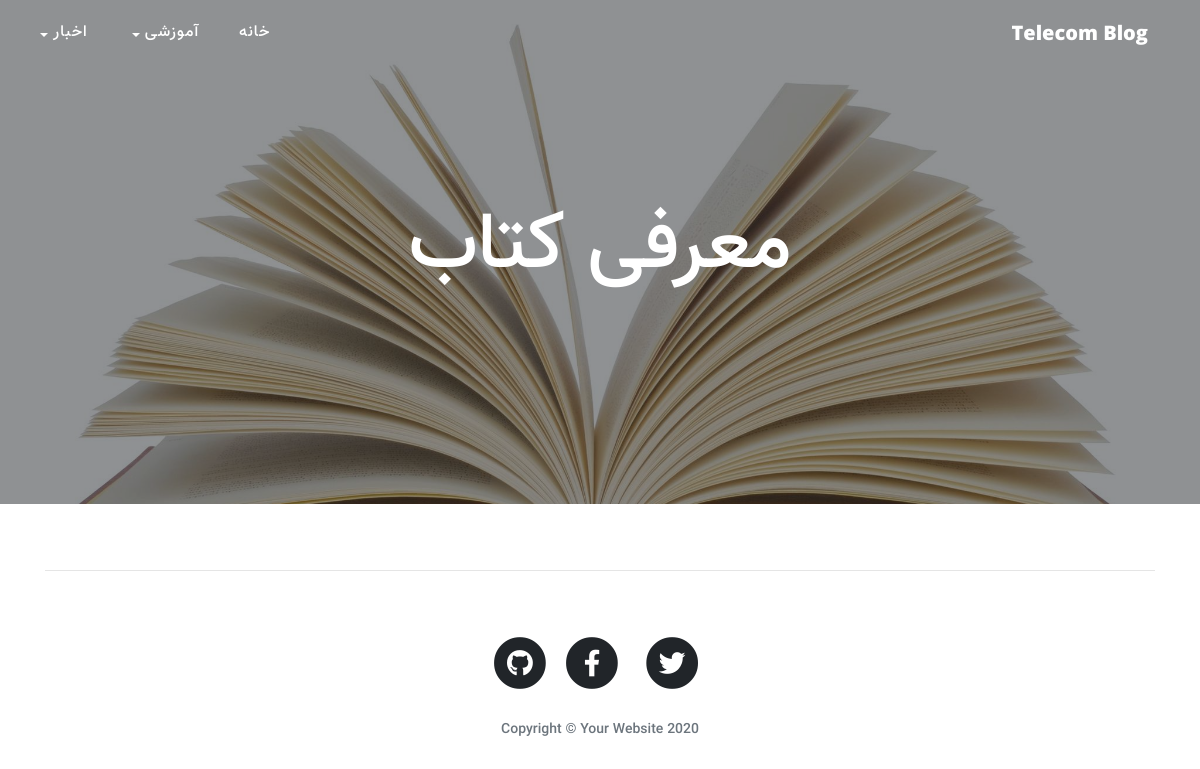
The page /category/offer-books on the database its author committed.
### blog/models.py (models this page shows, shortened)
class Category(models.Model):
    parent = models.ForeignKey('self',null=True, blank=True, on_delete=models.SET_NULL,related_name='children',verbose_name='زیر دسته')
    title = models.CharField(max_length=200 , verbose_name='عنوان دسته بندی')
    slug = models.SlugField(max_length=100, unique=True , verbose_name='آدرس دسته بندی')
    image = models.ImageField(upload_to = 'image/categoryImage', null=True , blank = True)
    status = models.BooleanField(default = True, verbose_name = 'آیا نمایش داده شود؟')
    position = models.IntegerField(verbose_name= 'جایگاه')
    class Meta:
        verbose_name = 'دسته بندی'
        verbose_name_plural = 'دسته بندی ها'
        ordering = ['parent__id','position']
    objects = CategoryManeger()

### blog/views.py (the view)
# urls.py: path('category/<slug:slug>', DetailList.as_view(), name="category"),
class DetailList(ListView):
    paginate_by = 2
    template_name = 'blog/category-page.html'
    def get_queryset(self):
        global category
        slug = self.kwargs.get('slug')
        category = get_object_or_404(Category, slug=slug, status=True)
        return category.articles.published()
    def get_context_data(self, **kwargs):
        context = super().get_context_data(**kwargs)
        context["category"] = category
        return context

### blog/models.py (called while the page is built)
    def published(self):
        return self.filter(status = 'p')

    def active(self):
        return self.filter(status = True)

### blog/templatetags/base_tags.py (called while the page is built)
@register.inclusion_tag("blog/partials/category-navbar.html")
def category_navbar():
    data = {
        'category': Category.objects.filter(status=True),
    }
    return data

@register.simple_tag
def title():
    return 'Telecom Blog'

### blog/templates/blog/category-page.html (shortened to what this page needs)
{% extends 'blog/base.html' %}
{% block main %}
<header class="masthead" style="background-image: url('{{category.image.url}}')">
  <div class="overlay"></div>
  <div class="container">
    <div class="row">
      <div class="col-lg-8 col-md-10 mx-auto">
        <div class="site-heading">
          <h1>{{category.title}}</h1>
        </div>
      </div>
    </div>
  </div>
</header>
<div class="container" >
{% endblock %}

### blog/templates/blog/partials/category-navbar.html (shortened to what this page needs)
<ul class="navbar-nav">
    <li class="nav-item">
        <a class="nav-link " href="{% url 'blog:home' %}">خانه</a>
    </li>
    {% for cat in category%}
    {% if cat.parent == None %}
    <li class="nav-item dropdown">
        <a class="nav-link dropdown-toggle" href="#" id="navbarDropdown" role="button" data-toggle="dropdown"
            href="{% url 'blog:category' cat.slug %}">{{cat.title}}</a>
    </li>
    {% endif %}
    {% endfor %}
</ul>

### blog/templates/blog/base.html (style rules this page uses)
body { direction: rtl; text-align: right; font-family: 'vazir-medium' !important; }
.navbar-nav { margin-right: auto; }
.navbar-nav li a { font-size: 16px !important; }
h1, h2, h3, h4, h5, h6 { font-weight: 800; font-family: 'vazir-medium' !important; }
a { text-decoration: none !important; }
header.masthead { background-image: url("../../static/blog/img/home-bg.jpg") }
.dropdown-toggle::after { margin-right: 5px; vertical-align: -1px; }

### rows shown on the page
Category: title "آموزشی"
Category: title "اخبار"
Category: image (picture), title "معرفی کتاب"
